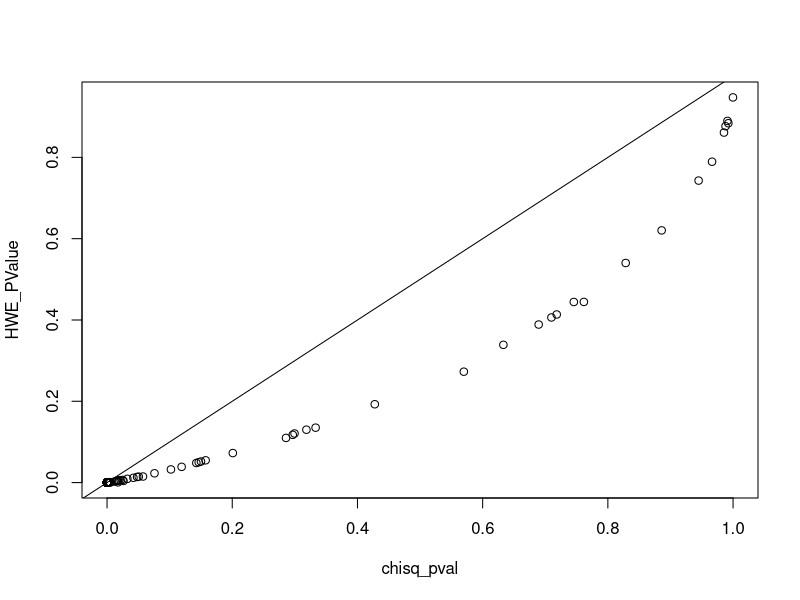
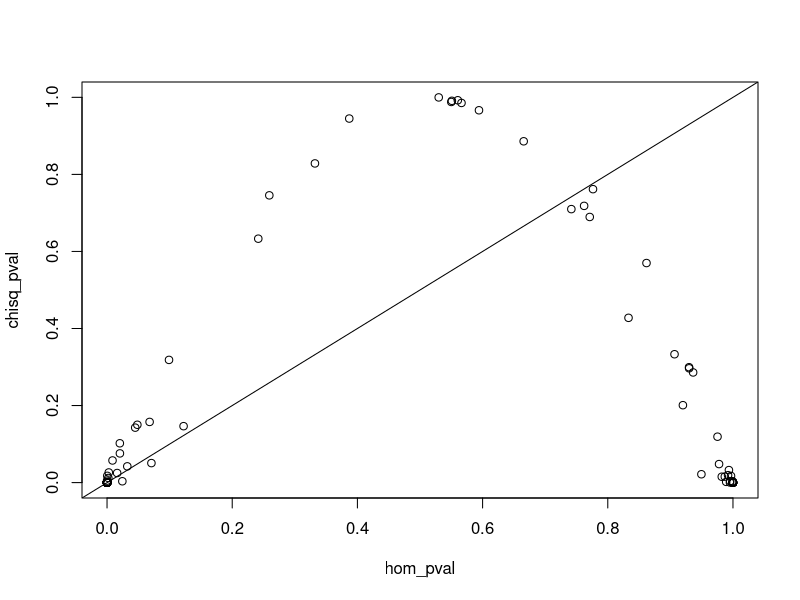
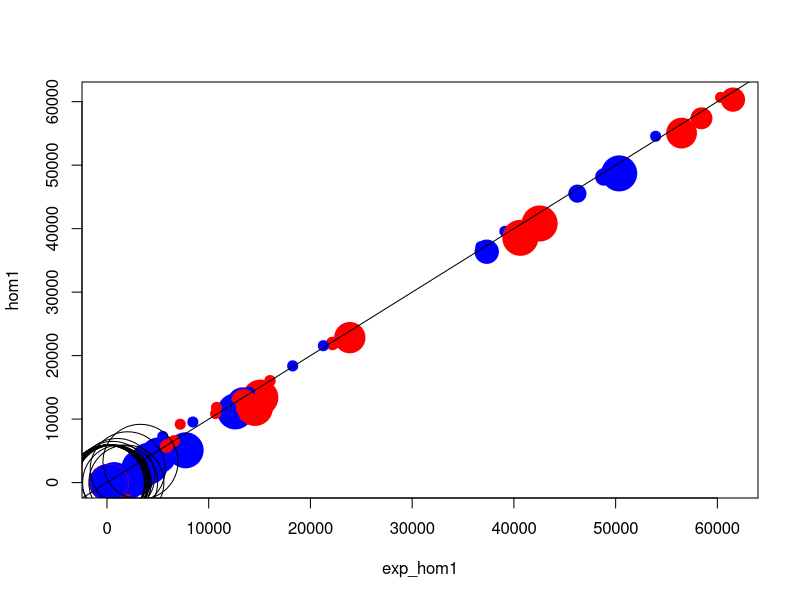
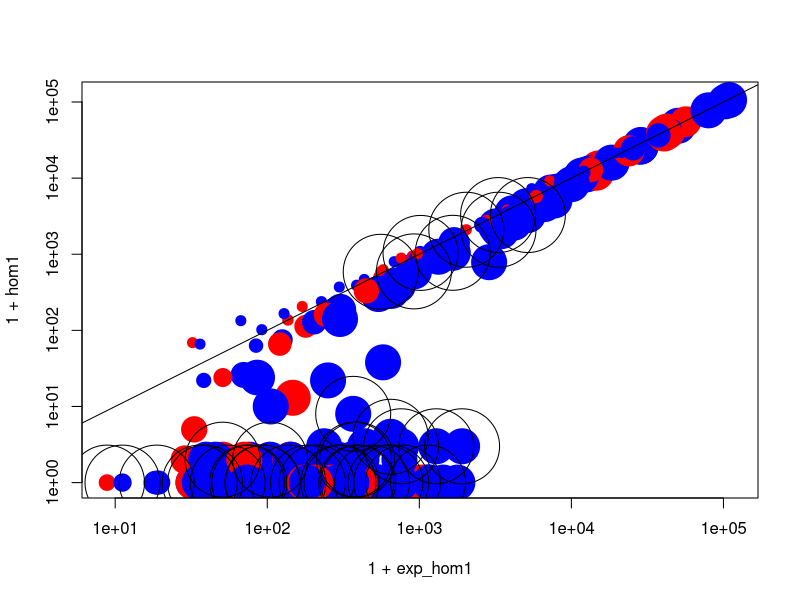
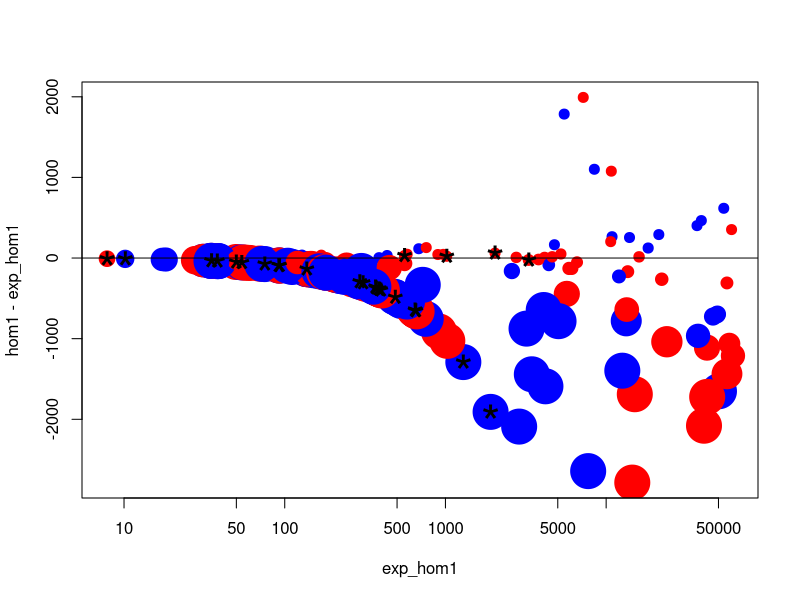
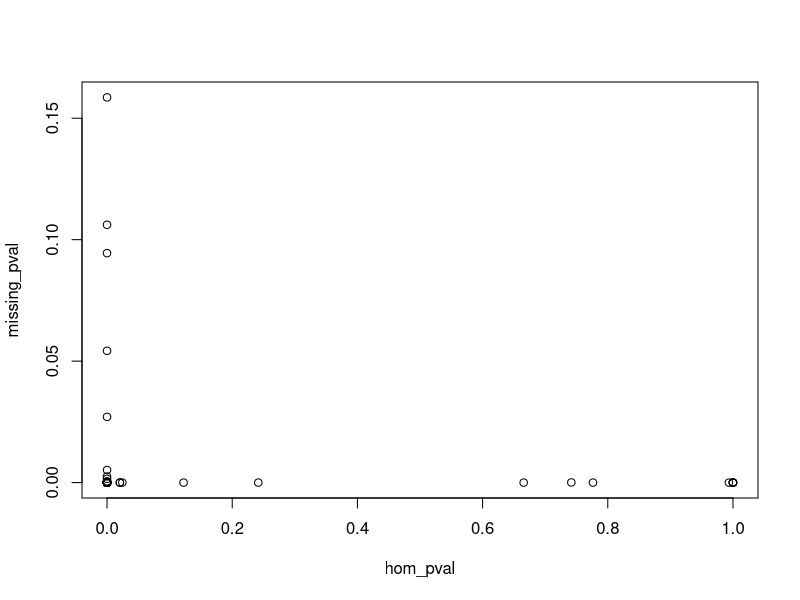

R code for these plots, in order:
nonsig_snps <- read.csv("ukbb_sig_snps_missing_bysex.csv", stringsAsFactors=FALSE)
nonsig_snps$SIGNIF <- FALSE
nonsig_snps$DATASET <- "ukb"
sig_snps <- read.table("sigSNP_HWE_w_NMISS.csv", stringsAsFactors=FALSE, sep="\t", header=TRUE)
sig_snps$SIGNIF <- TRUE
names(sig_snps)[names(sig_snps) == "P"] <- "HWE_PValue"
stopifnot(all(names(sig_snps) %in% names(nonsig_snps)))
for (xn in setdiff(names(nonsig_snps), names(sig_snps))) { sig_snps[[xn]] <- NA }
all_snps <- rbind(sig_snps, nonsig_snps)
all_snps$TEST[all_snps$TEST == "AFF"] <- "FEMALE"
all_snps$TEST[all_snps$TEST == "UNAFF"] <- "MALE"
names(all_snps)[names(all_snps) == "TEST"] <- "SEX"

all_snps$hom1 <- as.numeric(sapply(strsplit(all_snps$GENO, "/"), "[[", 1))
all_snps$het <- as.numeric(sapply(strsplit(all_snps$GENO, "/"), "[[", 2))
all_snps$hom2 <- as.numeric(sapply(strsplit(all_snps$GENO, "/"), "[[", 3))
all_snps$total <- (all_snps$hom1 + all_snps$het + all_snps$hom2)
all_snps$freq <- (0.5 * all_snps$het + all_snps$hom1)/all_snps$total
all_snps$exp_hom1 <- all_snps$freq^2 * all_snps$total

# get number missing 
sample_counts <- data.frame(DATASET=rep(c("ukb", "biovu"), each=3),
                            SEX=c("FEMALE", "MALE", "ALL"),
                            total_genotyped=c(264813, 223478, 264813+223478, 34269, 27491, 34269+27491))
all_snps$num_missing <- NA
for (j in 1:nrow(all_snps)) {
    k <- which(sample_counts$SEX == all_snps$SEX[j] & sample_counts$DATASET == all_snps$DATASET[j])
    all_snps$num_missing[j] <- sample_counts$total_genotyped[k] - all_snps$total[j]
}


# p-value for excess alternate homozygosity:
all_snps$hom_pval <- NA
for (j in 1:nrow(all_snps)) {
    all_snps$hom_pval[j] <- with(all_snps[j,], 
        pbinom(hom1, size=total, prob=freq^2))
}


# p-value for HWE:
# this p-value differs from HWE_PValue - why?
all_snps$chisq_pval <- NA
for (j in 1:nrow(all_snps)) {
    all_snps$chisq_pval[j] <- with(all_snps[j,], 
        chisq.test(c(hom1, het, hom2), p=c(freq^2, 2*freq*(1-freq), (1-freq)^2)))$p.value
}

plot(HWE_PValue ~ chisq_pval, data=all_snps)
abline(0,1)

plot(chisq_pval ~ hom_pval, data=all_snps)
abline(0,1)


# plot observed and expected hom1
plot(hom1 ~ exp_hom1, data=subset(all_snps, SEX != "ALL"),
     col=ifelse(SEX=="FEMALE", "red", "blue"), pch=20, cex=2+pmin(5, -log10(hom_pval)/3))
abline(0,1)
points(hom1 ~ exp_hom1, data=subset(all_snps, SEX != "ALL" & SIGNIF), cex=10)

with(all_snps, {
    plot(1+exp_hom1, 1+hom1, log='xy',
         col=ifelse(SEX=="FEMALE", "red", "blue"), pch=20, cex=2+pmin(5, -log10(hom_pval)/3));
    abline(0,1);
    points(1+exp_hom1[SIGNIF], 1+hom1[SIGNIF], cex=10)
})

plot(hom1 - exp_hom1 ~ exp_hom1, data=subset(all_snps, SEX != "ALL"),
     col=ifelse(SEX=="FEMALE", "red", "blue"), pch=20, cex=2+pmin(5, -log10(hom_pval)/3),
     log='x')
points(hom1 - exp_hom1 ~ exp_hom1, data=subset(all_snps, SEX != "ALL" & SIGNIF),
       pch="*", cex=3)
abline(h=0)

### make SNP summary

snps <- data.frame(SNP=unique(all_snps$SNP), stringsAsFactors=FALSE)
both <- subset(all_snps, SEX=="ALL")
for (xn in c("hom_pval", "DATASET", "CHR", "SIGNIF", "ASSOC_Pvalue")) {
    snps[[xn]] <- both[[xn]][match(snps$SNP, both$SNP)]
}
fem <- subset(all_snps, SEX=="FEMALE")
male <- subset(all_snps, SEX=="MALE")
for (xn in c("hom1", "het", "hom2", "total", "freq", "exp_hom1", "num_missing")) {
    snps[[paste0("fem_", xn)]] <- fem[[xn]][match(snps$SNP, fem$SNP)]
    snps[[paste0("male", xn)]] <- male[[xn]][match(snps$SNP, male$SNP)]
}

snps$missing_pval <- NA
for (j in 1:nrow(snps)) {
    snps$missing_pval[j] <- with(snps[j,],
                                 fisher.test(rbind(c(fem_total, maletotal),
                                              c(fem_num_missing, malenum_missing)))$p.value)
}

plot(missing_pval ~ hom_pval, data=snps)

# how many are below 1e-4 for each test?
addmargins(with(snps, table(missing=missing_pval < 1e-4, homozygotes=hom_pval < 1e-4)))

##
# load homology

ukb_blat <- read.table("biovu_ukbb_blat_for_sighits_ukb.csv", header=TRUE, sep='\t')
biovu_blat <- read.table("biovu_ukbb_blat_for_sighits_biovu.csv", header=TRUE, sep='\t')
ukb_blat$DATASET <- "ukb"
biovu_blat$DATASET <- "biovu"
stopifnot(all(names(ukb_blat) == names(biovu_blat)))
blat <- rbind(ukb_blat, biovu_blat)
names(blat)[names(blat) == "X.id"] <- "percent_identity"

biovu_tab <- read.table("biovu_sex_sel_hits_100flank_blat.tab", skip=3, header=FALSE)
names(biovu_tab) <- c("ACTIONS", "MORE_ACTIONS", "QUERY", "SCORE", "START", "END", "QSIZE", "IDENTITY", "CHROM", "STRAND", "START", "END", "SPAN")
biovu_tab$SNP <- gsub("_hg19.*", "", biovu_tab$QUERY) 
biovu_tab$SNP[biovu_tab$SNP == "14.35761675-C-G"] <- "14:35761675-C-G"
biovu_tab$SNP[biovu_tab$SNP == "JHU_13.20119335_chr13"] <- "JHU_13.20119335"
biovu_tab$percent_identity <- as.numeric(gsub("%", "", biovu_tab$IDENTITY))

# max homology for 40bp match
max_40bp_homology <- with(subset(blat, Subject %in% c("chrX", "chrY") & abs(s.end-s.start)>=40), tapply(percent_identity, SNP, max))
snps$max_40bp_homology <- max_40bp_homology[match(snps$SNP, names(max_40bp_homology))]

# matches at 40bp, 85%?
matches_X <- with(subset(blat, Subject == "chrX" & percent_identity > 85), tapply(abs(s.end-s.start), SNP, max) >= 40)
matches_Y <- with(subset(blat, Subject == "chrY" & percent_identity > 85), tapply(abs(s.end-s.start), SNP, max) >= 40)
matches_X[is.na(matches_X)] <- FALSE
matches_Y[is.na(matches_Y)] <- FALSE
biovu_matches_X <- with(subset(biovu_tab, CHROM == "chrX" & percent_identity > 85), tapply(SPAN, SNP, max) >= 40)
biovu_matches_Y <- with(subset(biovu_tab, CHROM == "chrY" & percent_identity > 85), tapply(SPAN, SNP, max) >= 40)
snps$matches_X <- NA
snps$matches_Y <- NA
snps$matches_X[match(names(matches_X), snps$SNP)] <- matches_X
snps$matches_X[match(names(biovu_matches_X), snps$SNP)] <- (snps$matches_X[match(names(biovu_matches_X), snps$SNP)] | biovu_matches_X)
snps$matches_Y[match(names(matches_Y), snps$SNP)] <- matches_Y
snps$matches_Y[match(names(biovu_matches_Y), snps$SNP)] <- (snps$matches_Y[match(names(biovu_matches_Y), snps$SNP)] | biovu_matches_Y)


# Write this out

with(snps, 
    write.csv(data.frame(STUDY=DATASET,
                         CHR=CHR,
                         SNP=SNP,
                         FEM_HOM1=fem_hom1,
                         FEM_HET=fem_het,
                         FEM_HOM2=fem_hom2,
                         FEM_MISSING=fem_num_missing,
                         MALE_HOM1=malehom1,
                         MALE_HET=malehet,
                         MALE_HOM2=malehom2,
                         MALE_MISSING=malenum_missing,
                         FEM_EXP_HOM1=fem_exp_hom1,
                         MALE_EXP_HOM1=maleexp_hom1,
                         MISSING_PVAL=missing_pval,
                         HOM1_PVAL=hom_pval,
                         ASSOC_PVAL=ASSOC_Pvalue
                         # , MATCHES_X=matches_X, MATCHES_Y=matches_Y
                         ),
     file="snp_summaries.csv", row.names=FALSE))
